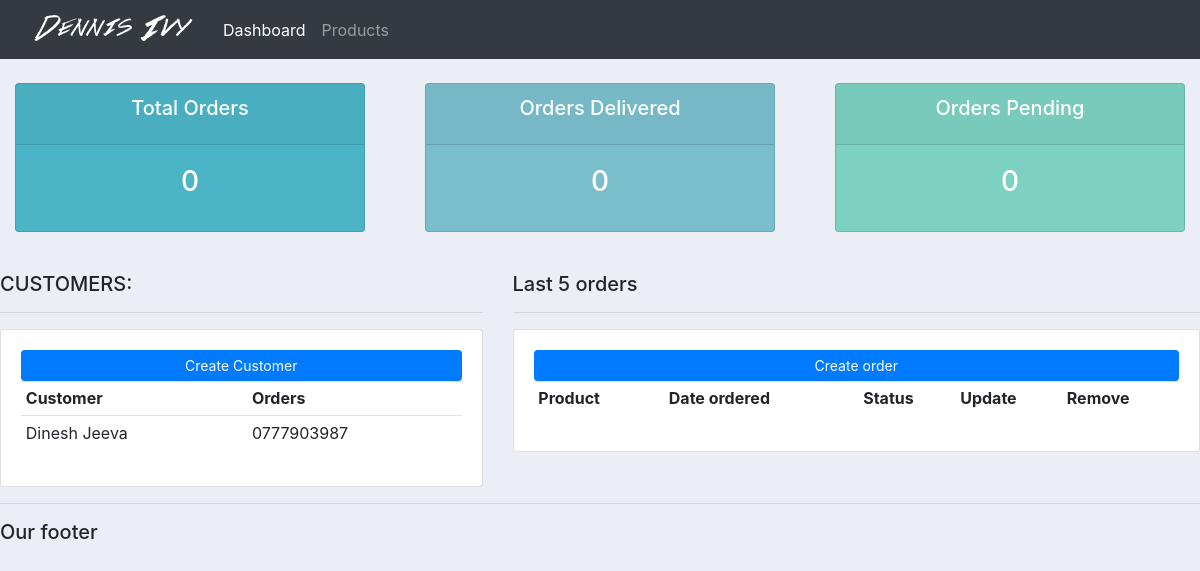
The app's page /, older data.
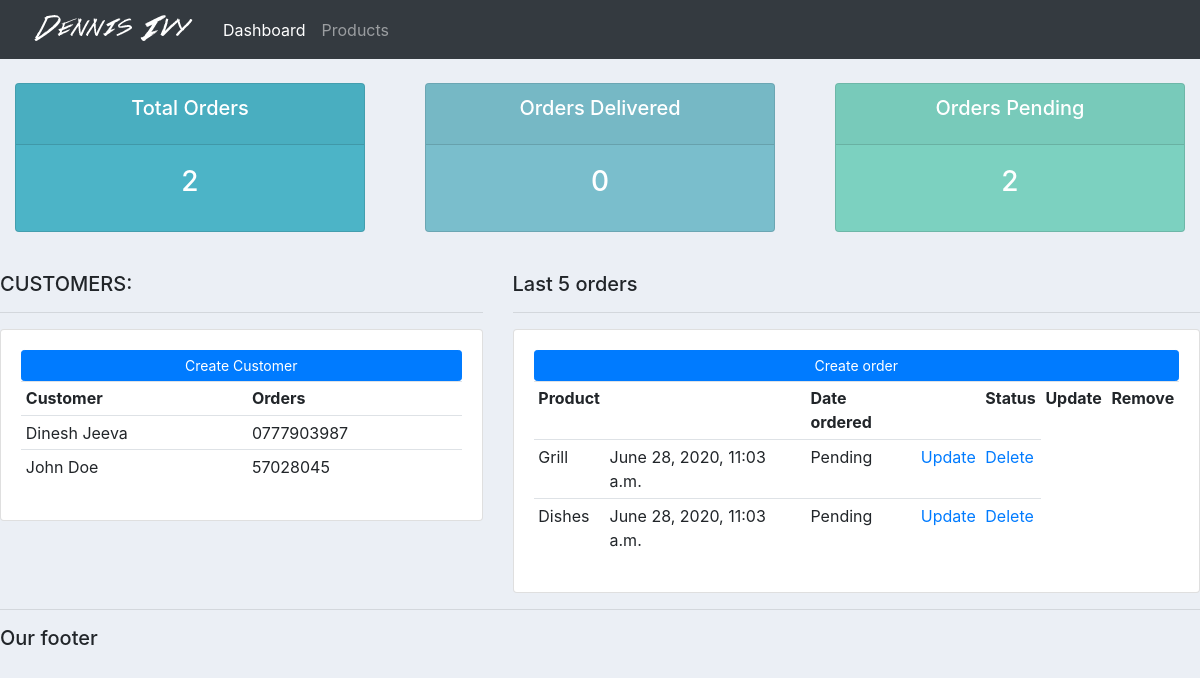
The same page, newer data.
### accounts/models.py (models this page shows, shortened)
class Customer(models.Model):
    name = models.CharField(max_length=200 , null=True)
    phone  = models.CharField(max_length=200 ,null=True)
    email = models.CharField(max_length=200 ,null=True)
    date_created = models.DateTimeField(auto_now_add=True,null=True)

class Order(models.Model):
    STATUS = (
        ('Pending' ,'Pending'),
        ('Out for delivery' , 'Out for delivery'),
        ('Delivered' , 'Delivered'),
    )
    customer = models.ForeignKey(Customer,null=True,on_delete= models.SET_NULL)
    products = models.ForeignKey(Product,null=True, on_delete=models.SET_NULL)
    date_created = models.DateTimeField(auto_now_add=True,null=True)
    status = models.CharField(max_length=200 , null=True , choices=STATUS)

class Product(models.Model):
    CATEGORY = (
        ('Indoor','Indoor'),
        ('Outdoor','Outdoor'),
        )
    name = models.CharField(max_length=200 , null=True)
    price = models.FloatField(null=True)
    category = models.CharField(max_length=200 , null=True , choices=CATEGORY)
    description = models.CharField(max_length=200 , null=True ,blank=True )
    date_created = models.DateTimeField(auto_now_add=True , null=True)
    tags = models.ManyToManyField(Tag)
    def __str__(self):
        return self.name

### accounts/views.py (the view)
# urls.py: path('',views.home),
def home(request):
    orders = Order.objects.all()
    customers = Customer.objects.all()
    total_customers =  customers.count()
    total_orders = orders.count()
    delivered = orders.filter(status ='Delivered').count()
    pending = orders.filter(status = 'Pending').count()
    context  = {'orders':orders, 'customers':customers,'total_orders':total_orders,'delivered':delivered,'pending':pending}
    return render(request,'accounts/dashboard.html',context)

### accounts/templates/accounts/dashboard.html
{% extends 'accounts/main.html' %} /* We are telling that we are extending from main.html */
{% block content %}
{% include 'accounts/status.html' %}
<br>
<div class='row'>
    <div class="col-md-5">
        <h5> CUSTOMERS: </h5>
        <hr>
        <div class="card card-body">
        <a class="btn btn-primary btn-sm btn-block" href="">Create Customer</a>
        <table class="table table-sm">
        <tr>
            <th>Customer</th>
            <th>Orders</th>
        </tr>
                {% for customer in customers %}
                <tr>
                <td> {{customer.name}} </td>
                <td>{{customer.phone}}</td>
                <tr>
                {% endfor %}
        </table>
        </div>
    </div>
<div class="col-md-7">
<h5>Last 5 orders</h5>
<hr>
<div class="card card-body">
<a class="btn btn-primary btn-sm btn-block" href="">Create order</a>
<table class="table table-sm">
<tr>
<th>Product<th>
<th>Date ordered<th>
<th>Status</th>
<th>Update</th>
<th>Remove</th>
</tr>
    {% for order in orders%}
    <tr>
    <td>{{order.products}}</td>
    <td>{{order.date_created}}</td>
    <td>{{order.status}}</td>
    <td><a href="">Update</a></td>
    <td><a href="">Delete</a></td>
    </tr>
    {% endfor %}
</table>
</div>
</div>
</div>
{% endblock %}

### accounts/templates/accounts/main.html (shortened to what this page needs)
{% load static %}
<!DOCTYPE html>
<head>
<link rel="stylesheet" href="https://stackpath.bootstrapcdn.com/bootstrap/4.4.1/css/bootstrap.min.css">
<link rel="stylesheet" type="text/css" href="{% static '/css/main.css' %}">
</head>
<body>
{% include 'accounts/navbar.html' %}
{% block content %}{% endblock %}
<hr>
<h5>Our footer</h5>
</body>
</html>

### accounts/templates/accounts/navbar.html (shortened to what this page needs)
{% load static %}
<nav class="navbar navbar-expand-lg navbar-dark bg-dark">
 <img src="{% static 'images/logo.png' %}">
  <div class="collapse navbar-collapse" id="navbarNav">
    <ul class="navbar-nav">
      <li class="nav-item active">
        <a class="nav-link" href="#">Dashboard</a>
      <li class="nav-item">
        <a class="nav-link" href="#">Products</a>
      </li>
    </ul>
  </div>
</nav>

### accounts/templates/accounts/status.html
<br>
<div class="row">
	<div class="col">
		<div class="col-md">
			<div class="card text-center text-white  mb-3" id="total-orders">
			  	<div class="card-header">
			  		<h5 class="card-title">Total Orders</h5>
			  	</div>
			  	<div class="card-body">
			    	<h3 class="card-title">{{total_orders}}</h3>
			  	</div>
			</div>
		</div>
	</div>
	<div class="col">
		<div class="col-md">
			<div class="card text-center text-white  mb-3" id="orders-delivered">
			  	<div class="card-header">
			  		<h5 class="card-title">Orders Delivered</h5>
			  	</div>
			  	<div class="card-body">
			    	<h3 class="card-title">{{delivered}}</h3>
			  	</div>
			</div>
		</div>
	</div>
	<div class="col">
		<div class="col-md">
			<div class="card text-center text-white  mb-3" id="orders-pending">
			  	<div class="card-header">
			  		<h5 class="card-title">Orders Pending</h5>
			  	</div>
			  	<div class="card-body">
			    	<h3 class="card-title">{{pending}}</h3>
			  	</div>
			</div>
		</div>
	</div>
</div>

### static/css/main.css (style rules this page uses)
body { background-color: #ebeff5; }
#total-orders { background-color: #4cb4c7; }
#orders-delivered { background-color: #7abecc; }
#orders-pending { background-color: #7CD1C0; }

Row changes from the older to the newer data that the page shows:
added Customer: name "John Doe", phone "57028045"
added Order: products "Grill", date_created "June 28, 2020, 11:03 a.m.", status "Pending"
added Order: products "Dishes", date_created "June 28, 2020, 11:03 a.m.", status "Pending"
Text that changed along with them:
{{ total_orders }}: "0" → "2"
{{ pending }}: "0" → "2"
